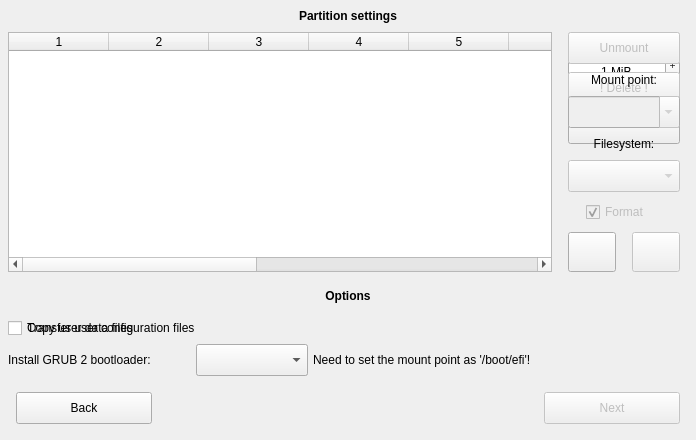
     <widget class="QWidget" name="copypanel" native="true">
      <property name="geometry">
       <rect>
        <x>1</x>
        <y>904</y>
        <width>696</width>
        <height>440</height>
       </rect>
      </property>
      <property name="autoFillBackground">
       <bool>true</bool>
      </property>
      <widget class="QLabel" name="partitionsettingstext">
       <property name="geometry">
        <rect>
         <x>0</x>
         <y>0</y>
         <width>696</width>
         <height>32</height>
        </rect>
       </property>
       <property name="font">
        <font>
         <weight>75</weight>
         <bold>true</bold>
        </font>
       </property>
       <property name="text">
        <string>Partition settings</string>
       </property>
       <property name="alignment">
        <set>Qt::AlignCenter</set>
       </property>
      </widget>
      <widget class="QLabel" name="partitionoptionstext">
       <property name="geometry">
        <rect>
         <x>0</x>
         <y>280</y>
         <width>696</width>
         <height>32</height>
        </rect>
       </property>
       <property name="font">
        <font>
         <weight>75</weight>
         <bold>true</bold>
        </font>
       </property>
       <property name="text">
        <string>Options</string>
       </property>
       <property name="alignment">
        <set>Qt::AlignCenter</set>
       </property>
      </widget>
      <widget class="chckbxevent" name="usersettingscopy">
       <property name="geometry">
        <rect>
         <x>8</x>
         <y>318</y>
         <width>246</width>
         <height>20</height>
        </rect>
       </property>
       <property name="cursor">
        <cursorShape>PointingHandCursor</cursorShape>
       </property>
       <property name="focusPolicy">
        <enum>Qt::NoFocus</enum>
       </property>
       <property name="text">
        <string>Transfer user configuration files</string>
       </property>
       <property name="tristate">
        <bool>true</bool>
       </property>
      </widget>
      <widget class="QCheckBox" name="userdatafilescopy">
       <property name="geometry">
        <rect>
         <x>8</x>
         <y>318</y>
         <width>162</width>
         <height>20</height>
        </rect>
       </property>
       <property name="cursor">
        <cursorShape>PointingHandCursor</cursorShape>
       </property>
       <property name="focusPolicy">
        <enum>Qt::NoFocus</enum>
       </property>
       <property name="text">
        <string>Copy user data files</string>
       </property>
      </widget>
      <widget class="QComboBox" name="grubinstallcopy">
       <property name="geometry">
        <rect>
         <x>196</x>
         <y>344</y>
         <width>112</width>
         <height>32</height>
        </rect>
       </property>
       <property name="minimumSize">
        <size>
         <width>112</width>
         <height>32</height>
        </size>
       </property>
       <property name="cursor">
        <cursorShape>PointingHandCursor</cursorShape>
       </property>
       <property name="focusPolicy">
        <enum>Qt::NoFocus</enum>
       </property>
      </widget>
      <widget class="QLabel" name="grubinstalltext">
       <property name="geometry">
        <rect>
         <x>8</x>
         <y>344</y>
         <width>183</width>
         <height>32</height>
        </rect>
       </property>
       <property name="text">
        <string>Install GRUB 2 bootloader:</string>
       </property>
      </widget>
      <widget class="QPushButton" name="copyback">
       <property name="geometry">
        <rect>
         <x>16</x>
         <y>392</y>
         <width>136</width>
         <height>32</height>
        </rect>
       </property>
       <property name="cursor">
        <cursorShape>PointingHandCursor</cursorShape>
       </property>
       <property name="text">
        <string>Back</string>
       </property>
       <property name="icon">
        <iconset resource="pictures.qrc">
         <normaloff>:/pictures/back.png</normaloff>:/pictures/back.png</iconset>
       </property>
       <property name="iconSize">
        <size>
         <width>13</width>
         <height>13</height>
        </size>
       </property>
      </widget>
      <widget class="QPushButton" name="copynext">
       <property name="enabled">
        <bool>false</bool>
       </property>
       <property name="geometry">
        <rect>
         <x>544</x>
         <y>392</y>
         <width>136</width>
         <height>32</height>
        </rect>
       </property>
       <property name="cursor">
        <cursorShape>PointingHandCursor</cursorShape>
       </property>
       <property name="focusPolicy">
        <enum>Qt::NoFocus</enum>
       </property>
       <property name="text">
        <string>Next</string>
       </property>
       <property name="icon">
        <iconset resource="pictures.qrc">
         <normaloff>:/pictures/next.png</normaloff>:/pictures/next.png</iconset>
       </property>
       <property name="iconSize">
        <size>
         <width>13</width>
         <height>13</height>
        </size>
       </property>
      </widget>
      <widget class="QComboBox" name="grubinstallcopydisable">
       <property name="enabled">
        <bool>false</bool>
       </property>
       <property name="geometry">
        <rect>
         <x>196</x>
         <y>344</y>
         <width>112</width>
         <height>32</height>
        </rect>
       </property>
       <property name="minimumSize">
        <size>
         <width>112</width>
         <height>32</height>
        </size>
       </property>
       <property name="cursor">
        <cursorShape>PointingHandCursor</cursorShape>
       </property>
       <property name="focusPolicy">
        <enum>Qt::NoFocus</enum>
       </property>
       <property name="sizeAdjustPolicy">
        <enum>QComboBox::AdjustToContents</enum>
       </property>
      </widget>
      <widget class="tblwdgtevent" name="partitionsettings">
       <property name="geometry">
        <rect>
         <x>8</x>
         <y>32</y>
         <width>544</width>
         <height>240</height>
        </rect>
       </property>
       <property name="focusPolicy">
        <enum>Qt::ClickFocus</enum>
       </property>
       <property name="editTriggers">
        <set>QAbstractItemView::NoEditTriggers</set>
       </property>
       <property name="tabKeyNavigation">
        <bool>false</bool>
       </property>
       <property name="showDropIndicator" stdset="0">
        <bool>false</bool>
       </property>
       <property name="dragDropOverwriteMode">
        <bool>false</bool>
       </property>
       <property name="selectionMode">
        <enum>QAbstractItemView::SingleSelection</enum>
       </property>
       <property name="selectionBehavior">
        <enum>QAbstractItemView::SelectRows</enum>
       </property>
       <property name="showGrid">
        <bool>false</bool>
       </property>
       <property name="wordWrap">
        <bool>false</bool>
       </property>
       <property name="cornerButtonEnabled">
        <bool>false</bool>
       </property>
       <property name="columnCount">
        <number>11</number>
       </property>
       <attribute name="horizontalHeaderHighlightSections">
        <bool>false</bool>
       </attribute>
       <attribute name="horizontalHeaderMinimumSectionSize">
        <number>10</number>
       </attribute>
       <attribute name="horizontalHeaderStretchLastSection">
        <bool>true</bool>
       </attribute>
       <attribute name="verticalHeaderVisible">
        <bool>false</bool>
       </attribute>
       <attribute name="verticalHeaderDefaultSectionSize">
        <number>20</number>
       </attribute>
       <attribute name="verticalHeaderHighlightSections">
        <bool>false</bool>
       </attribute>
       <attribute name="verticalHeaderMinimumSectionSize">
        <number>20</number>
       </attribute>
       <column/>
       <column/>
       <column/>
       <column/>
       <column/>
       <column/>
       <column/>
       <column/>
       <column/>
       <column/>
       <column/>
      </widget>
      <widget class="lblevent" name="copyresize">
       <property name="geometry">
        <rect>
         <x>686</x>
         <y>430</y>
         <width>10</width>
         <height>10</height>
        </rect>
       </property>
       <property name="cursor">
        <cursorShape>PointingHandCursor</cursorShape>
       </property>
       <property name="pixmap">
        <pixmap resource="pictures.qrc">:/pictures/resize.png</pixmap>
       </property>
       <property name="scaledContents">
        <bool>true</bool>
       </property>
       <property name="alignment">
        <set>Qt::AlignCenter</set>
       </property>
      </widget>
      <widget class="QWidget" name="copycover" native="true">
       <property name="geometry">
        <rect>
         <x>5</x>
         <y>5</y>
         <width>686</width>
         <height>430</height>
        </rect>
       </property>
      </widget>
      <widget class="QWidget" name="partitionsettingspanel1" native="true">
       <property name="geometry">
        <rect>
         <x>552</x>
         <y>32</y>
         <width>144</width>
         <height>240</height>
        </rect>
       </property>
       <widget class="QCheckBox" name="format">
        <property name="enabled">
         <bool>false</bool>
        </property>
        <property name="geometry">
         <rect>
          <x>34</x>
          <y>170</y>
          <width>81</width>
          <height>20</height>
         </rect>
        </property>
        <property name="cursor">
         <cursorShape>PointingHandCursor</cursorShape>
        </property>
        <property name="focusPolicy">
         <enum>Qt::NoFocus</enum>
        </property>
        <property name="text">
         <string>Format</string>
        </property>
        <property name="checked">
         <bool>true</bool>
        </property>
       </widget>
       <widget class="QPushButton" name="partitionrefresh">
        <property name="geometry">
         <rect>
          <x>16</x>
          <y>200</y>
          <width>48</width>
          <height>40</height>
         </rect>
        </property>
        <property name="cursor">
         <cursorShape>PointingHandCursor</cursorShape>
        </property>
        <property name="focusPolicy">
         <enum>Qt::NoFocus</enum>
        </property>
        <property name="toolTip">
         <string>Reset partitions settings</string>
        </property>
        <property name="icon">
         <iconset resource="pictures.qrc">
          <normaloff>:/pictures/refresh.png</normaloff>:/pictures/refresh.png</iconset>
        </property>
        <property name="iconSize">
         <size>
          <width>23</width>
          <height>23</height>
         </size>
        </property>
       </widget>
       <widget class="bttnevent" name="unmountdelete">
        <property name="enabled">
         <bool>false</bool>
        </property>
        <property name="geometry">
         <rect>
          <x>16</x>
          <y>0</y>
          <width>112</width>
          <height>32</height>
         </rect>
        </property>
        <property name="cursor">
         <cursorShape>PointingHandCursor</cursorShape>
        </property>
        <property name="focusPolicy">
         <enum>Qt::NoFocus</enum>
        </property>
        <property name="text">
         <string>Unmount</string>
        </property>
        <property name="iconSize">
         <size>
          <width>13</width>
          <height>13</height>
         </size>
        </property>
       </widget>
       <widget class="QComboBox" name="filesystem">
        <property name="enabled">
         <bool>false</bool>
        </property>
        <property name="geometry">
         <rect>
          <x>16</x>
          <y>128</y>
          <width>112</width>
          <height>32</height>
         </rect>
        </property>
        <property name="cursor">
         <cursorShape>PointingHandCursor</cursorShape>
        </property>
        <property name="focusPolicy">
         <enum>Qt::NoFocus</enum>
        </property>
       </widget>
       <widget class="QPushButton" name="changepartition">
        <property name="enabled">
         <bool>false</bool>
        </property>
        <property name="geometry">
         <rect>
          <x>80</x>
          <y>200</y>
          <width>48</width>
          <height>40</height>
         </rect>
        </property>
        <property name="cursor">
         <cursorShape>PointingHandCursor</cursorShape>
        </property>
        <property name="focusPolicy">
         <enum>Qt::NoFocus</enum>
        </property>
        <property name="toolTip">
         <string>Change partition settings</string>
        </property>
        <property name="text">
         <string/>
        </property>
        <property name="icon">
         <iconset resource="pictures.qrc">
          <normaloff>:/pictures/leftgreenarrow.png</normaloff>:/pictures/leftgreenarrow.png</iconset>
        </property>
        <property name="iconSize">
         <size>
          <width>24</width>
          <height>22</height>
         </size>
        </property>
       </widget>
       <widget class="QLabel" name="label_40">
        <property name="geometry">
         <rect>
          <x>0</x>
          <y>96</y>
          <width>144</width>
          <height>32</height>
         </rect>
        </property>
        <property name="text">
         <string>Filesystem:</string>
        </property>
        <property name="alignment">
         <set>Qt::AlignCenter</set>
        </property>
       </widget>
       <widget class="QComboBox" name="mountpoint">
        <property name="enabled">
         <bool>false</bool>
        </property>
        <property name="geometry">
         <rect>
          <x>16</x>
          <y>64</y>
          <width>112</width>
          <height>32</height>
         </rect>
        </property>
        <property name="cursor">
         <cursorShape>PointingHandCursor</cursorShape>
        </property>
        <property name="focusPolicy">
         <enum>Qt::ClickFocus</enum>
        </property>
        <property name="editable">
         <bool>true</bool>
        </property>
       </widget>
       <widget class="QLabel" name="label_39">
        <property name="geometry">
         <rect>
          <x>0</x>
          <y>32</y>
          <width>144</width>
          <height>32</height>
         </rect>
        </property>
        <property name="text">
         <string>Mount point:</string>
        </property>
        <property name="alignment">
         <set>Qt::AlignCenter</set>
        </property>
       </widget>
      </widget>
      <widget class="QWidget" name="partitionsettingspanel2" native="true">
       <property name="geometry">
        <rect>
         <x>552</x>
         <y>32</y>
         <width>144</width>
         <height>240</height>
        </rect>
       </property>
       <widget class="QPushButton" name="partitionrefresh2">
        <property name="geometry">
         <rect>
          <x>16</x>
          <y>80</y>
          <width>112</width>
          <height>32</height>
         </rect>
        </property>
        <property name="cursor">
         <cursorShape>PointingHandCursor</cursorShape>
        </property>
        <property name="focusPolicy">
         <enum>Qt::NoFocus</enum>
        </property>
        <property name="toolTip">
         <string>Reset partitions settings</string>
        </property>
        <property name="text">
         <string/>
        </property>
        <property name="icon">
         <iconset resource="pictures.qrc">
          <normaloff>:/pictures/refresh.png</normaloff>:/pictures/refresh.png</iconset>
        </property>
        <property name="iconSize">
         <size>
          <width>20</width>
          <height>20</height>
         </size>
        </property>
       </widget>
       <widget class="QPushButton" name="partitiondelete">
        <property name="enabled">
         <bool>false</bool>
        </property>
        <property name="geometry">
         <rect>
          <x>16</x>
          <y>40</y>
          <width>112</width>
          <height>32</height>
         </rect>
        </property>
        <property name="cursor">
         <cursorShape>PointingHandCursor</cursorShape>
        </property>
        <property name="focusPolicy">
         <enum>Qt::NoFocus</enum>
        </property>
        <property name="styleSheet">
         <string notr="true">QPushButton:enabled{color: red}</string>
        </property>
        <property name="text">
         <string>! Delete !</string>
        </property>
        <property name="iconSize">
         <size>
          <width>13</width>
          <height>13</height>
         </size>
        </property>
       </widget>
       <widget class="QPushButton" name="unmount">
        <property name="enabled">
         <bool>false</bool>
        </property>
        <property name="geometry">
         <rect>
          <x>16</x>
          <y>0</y>
          <width>112</width>
          <height>32</height>
         </rect>
        </property>
        <property name="cursor">
         <cursorShape>PointingHandCursor</cursorShape>
        </property>
        <property name="focusPolicy">
         <enum>Qt::NoFocus</enum>
        </property>
        <property name="text">
         <string>Unmount</string>
        </property>
        <property name="iconSize">
         <size>
          <width>13</width>
          <height>13</height>
         </size>
        </property>
       </widget>
      </widget>
      <widget class="QWidget" name="partitionsettingspanel3" native="true">
       <property name="geometry">
        <rect>
         <x>552</x>
         <y>32</y>
         <width>144</width>
         <height>240</height>
        </rect>
       </property>
       <widget class="QPushButton" name="newpartition">
        <property name="geometry">
         <rect>
          <x>80</x>
          <y>64</y>
          <width>48</width>
          <height>40</height>
         </rect>
        </property>
        <property name="cursor">
         <cursorShape>PointingHandCursor</cursorShape>
        </property>
        <property name="focusPolicy">
         <enum>Qt::NoFocus</enum>
        </property>
        <property name="toolTip">
         <string>Add new partition</string>
        </property>
        <property name="text">
         <string/>
        </property>
        <property name="icon">
         <iconset resource="pictures.qrc">
          <normaloff>:/pictures/leftgreenarrow.png</normaloff>:/pictures/leftgreenarrow.png</iconset>
        </property>
        <property name="iconSize">
         <size>
          <width>24</width>
          <height>22</height>
         </size>
        </property>
       </widget>
       <widget class="QPushButton" name="partitionrefresh3">
        <property name="geometry">
         <rect>
          <x>16</x>
          <y>64</y>
          <width>48</width>
          <height>40</height>
         </rect>
        </property>
        <property name="cursor">
         <cursorShape>PointingHandCursor</cursorShape>
        </property>
        <property name="focusPolicy">
         <enum>Qt::NoFocus</enum>
        </property>
        <property name="toolTip">
         <string>Reset partitions settings</string>
        </property>
        <property name="text">
         <string/>
        </property>
        <property name="icon">
         <iconset resource="pictures.qrc">
          <normaloff>:/pictures/refresh.png</normaloff>:/pictures/refresh.png</iconset>
        </property>
        <property name="iconSize">
         <size>
          <width>23</width>
          <height>23</height>
         </size>
        </property>
       </widget>
       <widget class="QLabel" name="label_42">
        <property name="geometry">
         <rect>
          <x>0</x>
          <y>0</y>
          <width>144</width>
          <height>24</height>
         </rect>
        </property>
        <property name="text">
         <string>Create new:</string>
        </property>
        <property name="alignment">
         <set>Qt::AlignHCenter|Qt::AlignTop</set>
        </property>
       </widget>
       <widget class="QSpinBox" name="partitionsize">
        <property name="geometry">
         <rect>
          <x>16</x>
          <y>24</y>
          <width>112</width>
          <height>32</height>
         </rect>
        </property>
        <property name="focusPolicy">
         <enum>Qt::ClickFocus</enum>
        </property>
        <property name="alignment">
         <set>Qt::AlignCenter</set>
        </property>
        <property name="buttonSymbols">
         <enum>QAbstractSpinBox::PlusMinus</enum>
        </property>
        <property name="accelerated">
         <bool>true</bool>
        </property>
        <property name="suffix">
         <string notr="true"> MiB</string>
        </property>
        <property name="minimum">
         <number>1</number>
        </property>
       </widget>
      </widget>
      <widget class="QLabel" name="efiwarning">
       <property name="geometry">
        <rect>
         <x>313</x>
         <y>340</y>
         <width>375</width>
         <height>40</height>
        </rect>
       </property>
       <property name="text">
        <string>Need to set the mount point as '/boot/efi'!</string>
       </property>
       <property name="wordWrap">
        <bool>true</bool>
       </property>
      </widget>
      <zorder>efiwarning</zorder>
      <zorder>partitionsettingspanel3</zorder>
      <zorder>partitionsettingspanel2</zorder>
      <zorder>grubinstallcopydisable</zorder>
      <zorder>partitionsettingstext</zorder>
      <zorder>partitionoptionstext</zorder>
      <zorder>usersettingscopy</zorder>
      <zorder>userdatafilescopy</zorder>
      <zorder>grubinstallcopy</zorder>
      <zorder>grubinstalltext</zorder>
      <zorder>copyback</zorder>
      <zorder>copynext</zorder>
      <zorder>partitionsettings</zorder>
      <zorder>partitionsettingspanel1</zorder>
      <zorder>copycover</zorder>
      <zorder>copyresize</zorder>
     </widget>
